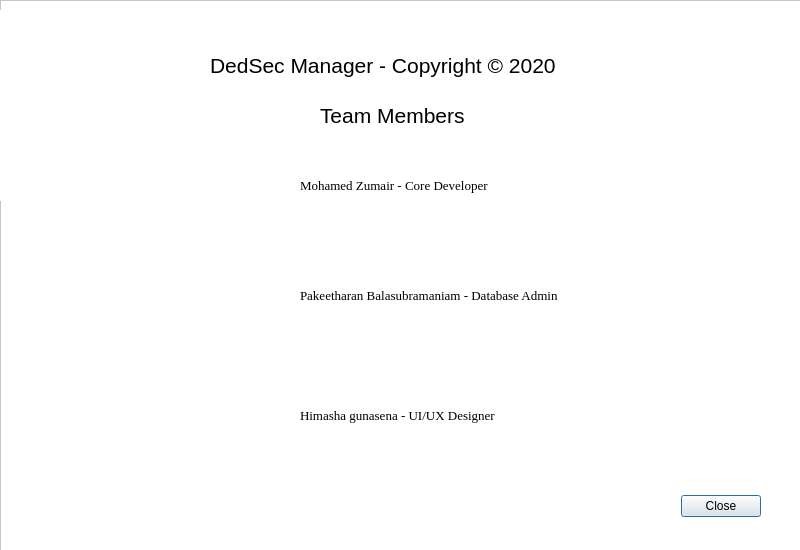
<?xml version="1.0" encoding="UTF-8"?>
<ui version="4.0">
 <class>Dialog</class>
 <widget class="QDialog" name="Dialog">
  <property name="geometry">
   <rect>
    <x>0</x>
    <y>0</y>
    <width>800</width>
    <height>550</height>
   </rect>
  </property>
  <property name="sizePolicy">
   <sizepolicy hsizetype="Fixed" vsizetype="Fixed">
    <horstretch>0</horstretch>
    <verstretch>0</verstretch>
   </sizepolicy>
  </property>
  <property name="maximumSize">
   <size>
    <width>800</width>
    <height>550</height>
   </size>
  </property>
  <property name="windowTitle">
   <string>About DS Manager</string>
  </property>
  <property name="windowIcon">
   <iconset resource="includes.qrc">
    <normaloff>:/icons/inc/icon.ico</normaloff>:/icons/inc/icon.ico</iconset>
  </property>
  <widget class="QFrame" name="frame">
   <property name="geometry">
    <rect>
     <x>0</x>
     <y>0</y>
     <width>801</width>
     <height>551</height>
    </rect>
   </property>
   <property name="styleSheet">
    <string notr="true">QFrame{
	
	background-color: rgb(255, 255, 255);
}</string>
   </property>
   <property name="frameShape">
    <enum>QFrame::StyledPanel</enum>
   </property>
   <property name="frameShadow">
    <enum>QFrame::Plain</enum>
   </property>
   <widget class="QLabel" name="label">
    <property name="geometry">
     <rect>
      <x>0</x>
      <y>10</y>
      <width>201</width>
      <height>191</height>
     </rect>
    </property>
    <property name="text">
     <string/>
    </property>
    <property name="pixmap">
     <pixmap resource="includes.qrc">:/icons/inc/icon.ico</pixmap>
    </property>
    <property name="scaledContents">
     <bool>true</bool>
    </property>
   </widget>
   <widget class="QLabel" name="label_2">
    <property name="geometry">
     <rect>
      <x>210</x>
      <y>50</y>
      <width>441</width>
      <height>31</height>
     </rect>
    </property>
    <property name="font">
     <font>
      <pointsize>16</pointsize>
     </font>
    </property>
    <property name="text">
     <string>DedSec Manager - Copyright © 2020</string>
    </property>
   </widget>
   <widget class="QLabel" name="label_3">
    <property name="geometry">
     <rect>
      <x>300</x>
      <y>160</y>
      <width>291</width>
      <height>51</height>
     </rect>
    </property>
    <property name="font">
     <font>
      <family>Times New Roman</family>
      <pointsize>10</pointsize>
     </font>
    </property>
    <property name="text">
     <string>Mohamed Zumair - Core Developer</string>
    </property>
   </widget>
   <widget class="QLabel" name="label_4">
    <property name="geometry">
     <rect>
      <x>320</x>
      <y>100</y>
      <width>201</width>
      <height>31</height>
     </rect>
    </property>
    <property name="sizePolicy">
     <sizepolicy hsizetype="Preferred" vsizetype="Preferred">
      <horstretch>0</horstretch>
      <verstretch>0</verstretch>
     </sizepolicy>
    </property>
    <property name="font">
     <font>
      <pointsize>16</pointsize>
     </font>
    </property>
    <property name="frameShape">
     <enum>QFrame::NoFrame</enum>
    </property>
    <property name="frameShadow">
     <enum>QFrame::Plain</enum>
    </property>
    <property name="text">
     <string>Team Members</string>
    </property>
    <property name="wordWrap">
     <bool>false</bool>
    </property>
    <property name="margin">
     <number>0</number>
    </property>
    <property name="indent">
     <number>0</number>
    </property>
   </widget>
   <widget class="QLabel" name="label_5">
    <property name="geometry">
     <rect>
      <x>190</x>
      <y>140</y>
      <width>91</width>
      <height>91</height>
     </rect>
    </property>
    <property name="styleSheet">
     <string notr="true">QLabel{
	border-radius: 60px;
}</string>
    </property>
    <property name="frameShape">
     <enum>QFrame::NoFrame</enum>
    </property>
    <property name="frameShadow">
     <enum>QFrame::Plain</enum>
    </property>
    <property name="text">
     <string/>
    </property>
    <property name="pixmap">
     <pixmap resource="includes.qrc">:/images/inc/zumair.jpg</pixmap>
    </property>
    <property name="scaledContents">
     <bool>true</bool>
    </property>
   </widget>
   <widget class="QLabel" name="label_6">
    <property name="geometry">
     <rect>
      <x>300</x>
      <y>270</y>
      <width>401</width>
      <height>51</height>
     </rect>
    </property>
    <property name="font">
     <font>
      <family>Times New Roman</family>
      <pointsize>10</pointsize>
     </font>
    </property>
    <property name="text">
     <string>Pakeetharan Balasubramaniam - Database Admin</string>
    </property>
   </widget>
   <widget class="QDialogButtonBox" name="buttonBox">
    <property name="geometry">
     <rect>
      <x>650</x>
      <y>490</y>
      <width>111</width>
      <height>32</height>
     </rect>
    </property>
    <property name="orientation">
     <enum>Qt::Horizontal</enum>
    </property>
    <property name="standardButtons">
     <set>QDialogButtonBox::Close</set>
    </property>
   </widget>
   <widget class="QLabel" name="label_7">
    <property name="geometry">
     <rect>
      <x>190</x>
      <y>250</y>
      <width>91</width>
      <height>91</height>
     </rect>
    </property>
    <property name="styleSheet">
     <string notr="true">QLabel&gt;qpixmap{
	border-radius: 50%;
}</string>
    </property>
    <property name="text">
     <string/>
    </property>
    <property name="pixmap">
     <pixmap>inc/pakee.png</pixmap>
    </property>
    <property name="scaledContents">
     <bool>true</bool>
    </property>
   </widget>
   <widget class="QLabel" name="label_8">
    <property name="geometry">
     <rect>
      <x>300</x>
      <y>390</y>
      <width>401</width>
      <height>51</height>
     </rect>
    </property>
    <property name="font">
     <font>
      <family>Times New Roman</family>
      <pointsize>10</pointsize>
     </font>
    </property>
    <property name="text">
     <string>Himasha gunasena - UI/UX Designer</string>
    </property>
   </widget>
   <widget class="QLabel" name="label_9">
    <property name="geometry">
     <rect>
      <x>190</x>
      <y>370</y>
      <width>91</width>
      <height>91</height>
     </rect>
    </property>
    <property name="styleSheet">
     <string notr="true">QLabel&gt;qpixmap{
	border-radius: 50%;
}</string>
    </property>
    <property name="text">
     <string/>
    </property>
    <property name="pixmap">
     <pixmap resource="includes.qrc">:/images/inc/panchali.png</pixmap>
    </property>
    <property name="scaledContents">
     <bool>true</bool>
    </property>
   </widget>
  </widget>
 </widget>
 <resources>
  <include location="includes.qrc"/>
 </resources>
 <connections>
  <connection>
   <sender>buttonBox</sender>
   <signal>rejected()</signal>
   <receiver>Dialog</receiver>
   <slot>reject()</slot>
   <hints>
    <hint type="sourcelabel">
     <x>316</x>
     <y>260</y>
    </hint>
    <hint type="destinationlabel">
     <x>286</x>
     <y>274</y>
    </hint>
   </hints>
  </connection>
  <connection>
   <sender>buttonBox</sender>
   <signal>accepted()</signal>
   <receiver>Dialog</receiver>
   <slot>accept()</slot>
   <hints>
    <hint type="sourcelabel">
     <x>248</x>
     <y>254</y>
    </hint>
    <hint type="destinationlabel">
     <x>157</x>
     <y>274</y>
    </hint>
   </hints>
  </connection>
 </connections>
</ui>
